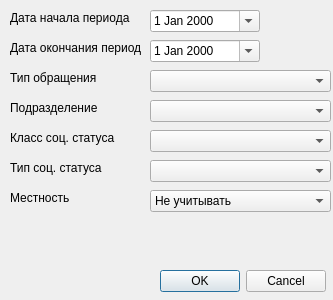
<?xml version="1.0" encoding="UTF-8"?>
<ui version="4.0">
 <class>StationaryF007DCSetupDialog</class>
 <widget class="QDialog" name="StationaryF007DCSetupDialog">
  <property name="geometry">
   <rect>
    <x>0</x>
    <y>0</y>
    <width>333</width>
    <height>300</height>
   </rect>
  </property>
  <property name="windowTitle">
   <string>Dialog</string>
  </property>
  <property name="sizeGripEnabled">
   <bool>false</bool>
  </property>
  <widget class="QLabel" name="label">
   <property name="geometry">
    <rect>
     <x>10</x>
     <y>10</y>
     <width>131</width>
     <height>16</height>
    </rect>
   </property>
   <property name="text">
    <string>Дата начала периода</string>
   </property>
  </widget>
  <widget class="QLabel" name="label_2">
   <property name="geometry">
    <rect>
     <x>10</x>
     <y>40</y>
     <width>131</width>
     <height>16</height>
    </rect>
   </property>
   <property name="text">
    <string>Дата окончания периода</string>
   </property>
  </widget>
  <widget class="QLabel" name="label_3">
   <property name="geometry">
    <rect>
     <x>10</x>
     <y>70</y>
     <width>131</width>
     <height>16</height>
    </rect>
   </property>
   <property name="text">
    <string>Тип обращения</string>
   </property>
  </widget>
  <widget class="QLabel" name="label_4">
   <property name="geometry">
    <rect>
     <x>10</x>
     <y>100</y>
     <width>131</width>
     <height>16</height>
    </rect>
   </property>
   <property name="text">
    <string>Подразделение</string>
   </property>
  </widget>
  <widget class="QLabel" name="label_5">
   <property name="geometry">
    <rect>
     <x>10</x>
     <y>130</y>
     <width>131</width>
     <height>16</height>
    </rect>
   </property>
   <property name="text">
    <string>Класс соц. статуса</string>
   </property>
  </widget>
  <widget class="QLabel" name="label_6">
   <property name="geometry">
    <rect>
     <x>10</x>
     <y>160</y>
     <width>131</width>
     <height>16</height>
    </rect>
   </property>
   <property name="text">
    <string>Тип соц. статуса</string>
   </property>
  </widget>
  <widget class="QLabel" name="label_7">
   <property name="geometry">
    <rect>
     <x>10</x>
     <y>190</y>
     <width>131</width>
     <height>16</height>
    </rect>
   </property>
   <property name="text">
    <string>Местность</string>
   </property>
  </widget>
  <widget class="CDateEdit" name="edtBegDate">
   <property name="geometry">
    <rect>
     <x>150</x>
     <y>10</y>
     <width>110</width>
     <height>22</height>
    </rect>
   </property>
   <property name="calendarPopup">
    <bool>true</bool>
   </property>
  </widget>
  <widget class="CDateEdit" name="edtEndDate">
   <property name="geometry">
    <rect>
     <x>150</x>
     <y>40</y>
     <width>110</width>
     <height>22</height>
    </rect>
   </property>
   <property name="calendarPopup">
    <bool>true</bool>
   </property>
  </widget>
  <widget class="CRBComboBox" name="cmbEventType">
   <property name="geometry">
    <rect>
     <x>150</x>
     <y>70</y>
     <width>181</width>
     <height>22</height>
    </rect>
   </property>
  </widget>
  <widget class="CSocStatusComboBox" name="cmbSocStatusClass">
   <property name="geometry">
    <rect>
     <x>150</x>
     <y>130</y>
     <width>181</width>
     <height>22</height>
    </rect>
   </property>
  </widget>
  <widget class="CRBComboBox" name="cmbSocStatusType">
   <property name="geometry">
    <rect>
     <x>150</x>
     <y>160</y>
     <width>181</width>
     <height>22</height>
    </rect>
   </property>
  </widget>
  <widget class="COrgStructureComboBox" name="cmbOrgStructure">
   <property name="geometry">
    <rect>
     <x>150</x>
     <y>100</y>
     <width>181</width>
     <height>22</height>
    </rect>
   </property>
  </widget>
  <widget class="QComboBox" name="cmbLocality">
   <property name="geometry">
    <rect>
     <x>150</x>
     <y>190</y>
     <width>181</width>
     <height>22</height>
    </rect>
   </property>
   <item>
    <property name="text">
     <string>Не учитывать</string>
    </property>
   </item>
   <item>
    <property name="text">
     <string>Городские жители</string>
    </property>
   </item>
   <item>
    <property name="text">
     <string>Сельские жители</string>
    </property>
   </item>
  </widget>
  <widget class="QDialogButtonBox" name="buttonBox">
   <property name="geometry">
    <rect>
     <x>5</x>
     <y>270</y>
     <width>321</width>
     <height>23</height>
    </rect>
   </property>
   <property name="standardButtons">
    <set>QDialogButtonBox::Cancel|QDialogButtonBox::Ok</set>
   </property>
  </widget>
 </widget>
 <customwidgets>
  <customwidget>
   <class>CRBComboBox</class>
   <extends>QComboBox</extends>
   <header>library/crbcombobox.h</header>
  </customwidget>
  <customwidget>
   <class>CSocStatusComboBox</class>
   <extends>QComboBox</extends>
   <header>Registry/SocStatusComboBox.h</header>
  </customwidget>
  <customwidget>
   <class>COrgStructureComboBox</class>
   <extends>QComboBox</extends>
   <header>Orgs/OrgStructComboBoxes.h</header>
  </customwidget>
  <customwidget>
   <class>CDateEdit</class>
   <extends>QDateEdit</extends>
   <header>library/DateEdit</header>
  </customwidget>
 </customwidgets>
 <resources/>
 <connections>
  <connection>
   <sender>buttonBox</sender>
   <signal>accepted()</signal>
   <receiver>StationaryF007DCSetupDialog</receiver>
   <slot>accept()</slot>
   <hints>
    <hint type="sourcelabel">
     <x>165</x>
     <y>281</y>
    </hint>
    <hint type="destinationlabel">
     <x>166</x>
     <y>149</y>
    </hint>
   </hints>
  </connection>
  <connection>
   <sender>buttonBox</sender>
   <signal>rejected()</signal>
   <receiver>StationaryF007DCSetupDialog</receiver>
   <slot>reject()</slot>
   <hints>
    <hint type="sourcelabel">
     <x>165</x>
     <y>281</y>
    </hint>
    <hint type="destinationlabel">
     <x>166</x>
     <y>149</y>
    </hint>
   </hints>
  </connection>
 </connections>
</ui>
